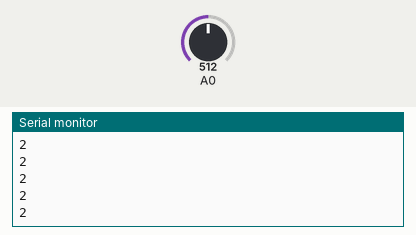
Recording of a sketch running on a simulated Arduino Uno, built with avr-gcc and run on an emulated ATmega328P. Shown: the last lines printed to the serial monitor. The inputs (shaded band) are chosen by the test bench; at power-on: A0 = 512.

Above: at 1.2 s.
1.3 s: A0 set to 716
At 2.1 s:
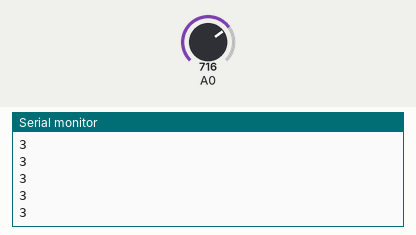
2.8 s: A0 set to 900
At 3.9 s:
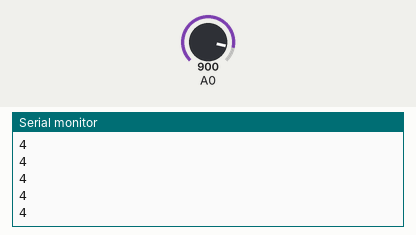
Timing chart, 0 to 5.8 s (numbered marks = the images above; inputs shaded):
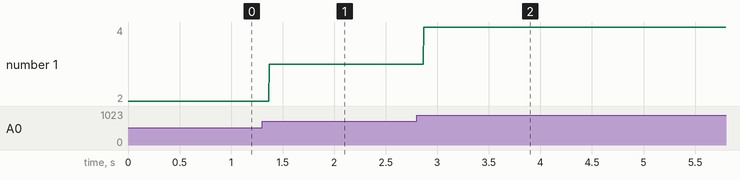

The sketch:

aula12.ino
```cpp
// C++ code
//
void setup()
{
  Serial.begin(9600);
}

void loop()
{
  int lido = analogRead(A0);
  int tensao = map(lido, 0, 1023, 0, 5);
  Serial.println(tensao);

}

//explicação -> map(lido, "valor minimo" 0, 1023 "valor maximo", 0 "converter uma faixa de " 0, "faixa" 500
```

Measured:
- after the input at 1.3 s, the serial monitor: prints a new line after 0.07 s (image 1)
- after the input at 2.8 s, the serial monitor: prints a new line after 0.07 s (image 2)
- plotted number 1: 2 → 3 after the input at 1.3 s, 3 → 4 after the input at 2.8 s
